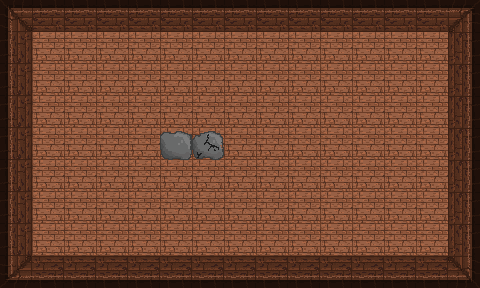

The image is a tile-based game level rendered from a .tmx file. Its description and complete source (layers, tilesets, objects, tile grids) follow:
An orthogonal 15x9 tile map with 32x32 px tiles, 2 tile layers (ground, obstacles) and 14 objects.

<map version="1.5" tiledversion="1.5.0" orientation="orthogonal" renderorder="right-down" width="15" height="9" tilewidth="32" tileheight="32" infinite="0" nextlayerid="9" nextobjectid="64">
 <tileset firstgid="1" source="room.tsx" />
 <layer id="1" name="ground" width="15" height="9">
  <data encoding="csv">
1610612738,1,1,1,1,1,1,1,1,1,1,1,1,1,2,
1610612737,3,3,3,3,3,3,3,3,3,3,3,3,3,2684354561,
1610612737,3,3,3,3,3,3,3,3,3,3,3,3,3,2684354561,
1610612737,3,3,3,3,3,3,3,3,3,3,3,3,3,2684354561,
1610612737,3,3,3,3,3,3,3,3,3,3,3,3,3,2684354561,
1610612737,3,3,3,3,3,3,3,3,3,3,3,3,3,2684354561,
1610612737,3,3,3,3,3,3,3,3,3,3,3,3,3,2684354561,
1610612737,3,3,3,3,3,3,3,3,3,3,3,3,3,2684354561,
3221225474,3221225473,3221225473,3221225473,3221225473,3221225473,3221225473,3221225473,3221225473,3221225473,3221225473,3221225473,3221225473,3221225473,2684354562
</data>
 </layer>
 <objectgroup id="5" name="doors-UP">
  <object id="36" x="224" y="0" width="32" height="32" />
 </objectgroup>
 <objectgroup id="6" name="doors-RIGHT">
  <object id="37" x="448" y="128" width="32" height="32" />
 </objectgroup>
 <objectgroup id="7" name="doors-LEFT">
  <object id="39" x="0" y="128" width="32" height="32" />
 </objectgroup>
 <objectgroup id="8" name="doors-DOWN">
  <object id="40" x="224" y="256" width="32" height="32" />
 </objectgroup>
 <layer id="3" name="obstacles" width="15" height="9">
  <data encoding="csv">
0,0,0,0,0,0,0,0,0,0,0,0,0,0,0,
0,0,0,0,0,0,0,0,0,0,0,0,0,0,0,
0,0,0,0,0,0,0,0,0,0,0,0,0,0,0,
0,0,0,0,0,0,0,0,0,0,0,0,0,0,0,
0,0,0,0,0,4,6,0,0,0,0,0,0,0,0,
0,0,0,0,0,0,0,0,0,0,0,0,0,0,0,
0,0,0,0,0,0,0,0,0,0,0,0,0,0,0,
0,0,0,0,0,0,0,0,0,0,0,0,0,0,0,
0,0,0,0,0,0,0,0,0,0,0,0,0,0,0
</data>
 </layer>
 <objectgroup id="4" name="border">
  <object id="3" x="0" y="0" width="224" height="32" />
  <object id="4" x="448" y="0" width="32" height="128" />
  <object id="24" x="256" y="0" width="224" height="32" />
  <object id="25" x="448" y="160" width="32" height="128" />
  <object id="26" x="0" y="256" width="224" height="32" />
  <object id="27" x="256" y="256" width="224" height="32" />
  <object id="28" x="0" y="0" width="32" height="128" />
  <object id="29" x="0" y="160" width="32" height="128" />
  <object id="49" x="166.25" y="134.25">
   <polygon points="0,0 13,-2 23.75,3 23.25,19.5 17.75,24.25 -2.25,22 -5,8.25" />
  </object>
  <object id="58" x="198" y="157.5">
   <polygon points="0,0 -4.75,-11.75 -1.75,-21.5 14.25,-25.75 23.5,-18 23.75,-3.25 10.75,1" />
  </object>
 </objectgroup>
</map>